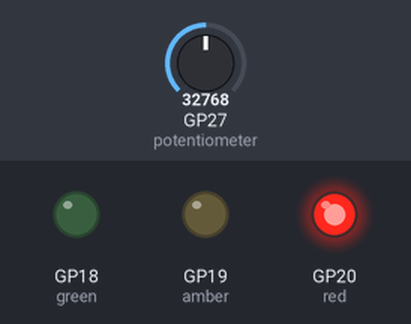
A program run on a simulated Raspberry Pi Pico running MicroPython. Shown: output pins drawn as LEDs (lit = HIGH). The inputs (shaded band) are chosen by the test bench; at power-on: GP27 (potentiometer) = 32768 (analog values on the 0–65535 scale).

Above: at 1.2 s.
1.3 s: GP27 (potentiometer) set to 7864
At 1.8 s:
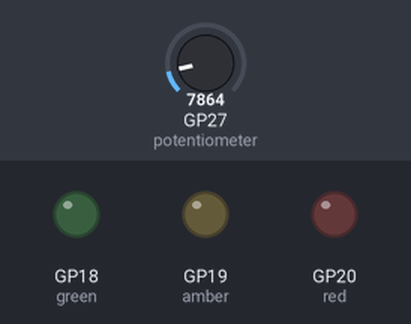
4.8 s: GP27 (potentiometer) set to 0
Timing chart, 0 to 5.2 s (numbered marks = the images above; inputs shaded):
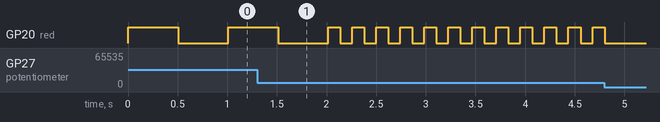

Measured:
- by itself, GP20 (red): repeats every 0.24 s: HIGH 0.12 s, LOW 0.12 s

The program:

Clignote.py
```python
# main.py -- put your code here!
from machine import ADC, Pin
import time

green = Pin(18, Pin.OUT)
amber = Pin(19, Pin.OUT)
red = Pin(20, Pin.OUT)

potentiometer = ADC(Pin(27))

mydelay = 0

while True:
  mydelay = potentiometer.read_u16() / 65000

  red.value(1)
  time.sleep(mydelay)
  red.value(0)
  time.sleep(mydelay)
```
